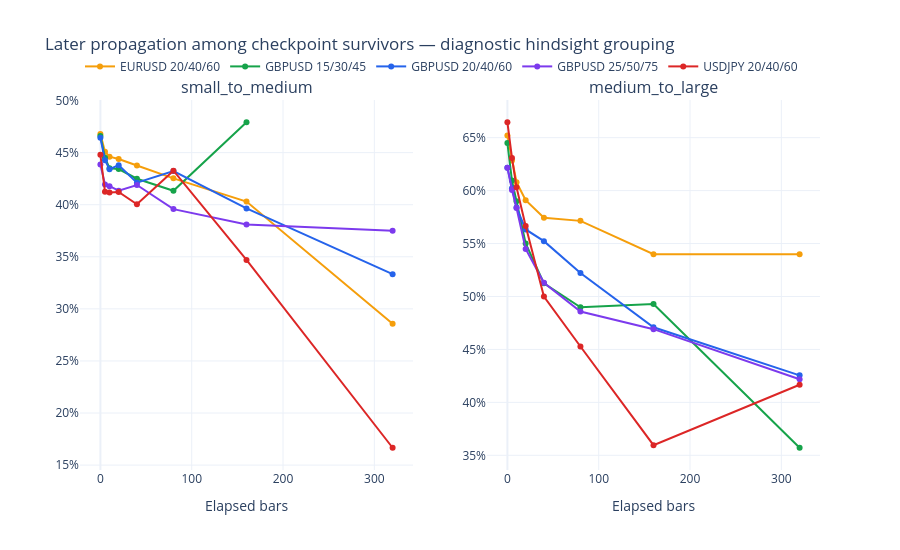

The notebook cell this image was saved under:
### Code cell
survival_figure = make_subplots(
    rows=1,
    cols=2,
    subplot_titles=[Stage.SMALL_TO_MEDIUM.value, Stage.MEDIUM_TO_LARGE.value],
)
case_colors = {
    CaseId.GBP_15_30_45.value: "#16a34a",
    CaseId.GBP_20_40_60.value: "#2563eb",
    CaseId.GBP_25_50_75.value: "#7c3aed",
    CaseId.EUR_20_40_60.value: "#f59e0b",
    CaseId.JPY_20_40_60.value: "#dc2626",
}
for column_number, stage in enumerate(Stage, start=1):
    stage_rows = survival_summary.loc[survival_summary["stage"].eq(stage.value)]
    for case, case_rows in stage_rows.groupby("case", sort=False):
        survival_figure.add_trace(go.Scatter(
            x=case_rows["elapsed_bars"],
            y=case_rows["later_propagation_rate"],
            mode="lines+markers",
            name=case,
            legendgroup=case,
            showlegend=column_number == 1,
            line={"color": case_colors[case], "width": 2},
            customdata=case_rows[["surviving_attempts", "survivor_share"]].to_numpy(),
            hovertemplate=(
                "case=%{fullData.name}<br>elapsed=%{x}<br>later propagation=%{y:.2%}<br>"
                "survivors=%{customdata[0]:,.0f}<br>survivor share=%{customdata[1]:.2%}<extra></extra>"
            ),
        ), row=1, col=column_number)
    survival_figure.update_yaxes(tickformat=".0%", row=1, col=column_number)
    survival_figure.update_xaxes(title_text="Elapsed bars", row=1, col=column_number)
survival_figure.update_layout(
    title="Later propagation among checkpoint survivors — diagnostic hindsight grouping",
    template="plotly_white",
    height=550,
    legend={"orientation": "h", "y": 1.13, "x": 0.0},
)
survival_figure.show()

### Figure 1 — Plotly figure (JSON) as saved in the notebook; plotly's stock layout.template omitted (floating-point values rounded to 4 significant figures)
{"data": [{"customdata": [[1118.0, 1.0], [1029.0, 0.9204], [910.0, 0.814], [730.0, 0.653], [521.0, 0.466], [308.0, 0.2755], [134.0, 0.1199], [7.0, 0.006261]], "hovertemplate": "case=%{fullData.name}<br>elapsed=%{x}<br>later propagation=%{y:.2%}<br>survivors=%{customdata[0]:,.0f}<br>survivor share=%{customdata[1]:.2%}<extra></extra>", "legendgroup": "EURUSD 20/40/60", "line": {"color": "#f59e0b", "width": 2}, "mode": "lines+markers", "name": "EURUSD 20/40/60", "showlegend": true, "x": [0, 5, 10, 20, 40, 80, 160, 320], "y": [0.4678, 0.4509, 0.4462, 0.4438, 0.4376, 0.4253, 0.403, 0.2857], "type": "scatter", "xaxis": "x", "yaxis": "y"}, {"customdata": [[2073.0, 1.0], [1804.0, 0.8702], [1439.0, 0.6942], [1011.0, 0.4877], [553.0, 0.2668], [225.0, 0.1085], [48.0, 0.02315]], "hovertemplate": "case=%{fullData.name}<br>elapsed=%{x}<br>later propagation=%{y:.2%}<br>survivors=%{customdata[0]:,.0f}<br>survivor share=%{customdata[1]:.2%}<extra></extra>", "legendgroup": "GBPUSD 15/30/45", "line": {"color": "#16a34a", "width": 2}, "mode": "lines+markers", "name": "GBPUSD 15/30/45", "showlegend": true, "x": [0, 5, 10, 20, 40, 80, 160], "y": [0.466, 0.4451, 0.435, 0.4342, 0.425, 0.4133, 0.4792], "type": "scatter", "xaxis": "x", "yaxis": "y"}, {"customdata": [[1230.0, 1.0], [1143.0, 0.9293], [1002.0, 0.8146], [822.0, 0.6683], [558.0, 0.4537], [303.0, 0.2463], [111.0, 0.09024], [3.0, 0.002439]], "hovertemplate": "case=%{fullData.name}<br>elapsed=%{x}<br>later propagation=%{y:.2%}<br>survivors=%{customdata[0]:,.0f}<br>survivor share=%{customdata[1]:.2%}<extra></extra>", "legendgroup": "GBPUSD 20/40/60", "line": {"color": "#2563eb", "width": 2}, "mode": "lines+markers", "name": "GBPUSD 20/40/60", "showlegend": true, "x": [0, 5, 10, 20, 40, 80, 160, 320], "y": [0.4642, 0.4427, 0.4341, 0.438, 0.4211, 0.4323, 0.3964, 0.3333], "type": "scatter", "xaxis": "x", "yaxis": "y"}, {"customdata": [[862.0, 1.0], [820.0, 0.9513], [766.0, 0.8886], [682.0, 0.7912], [518.0, 0.6009], [331.0, 0.384], [147.0, 0.1705], [16.0, 0.01856]], "hovertemplate": "case=%{fullData.name}<br>elapsed=%{x}<br>later propagation=%{y:.2%}<br>survivors=%{customdata[0]:,.0f}<br>survivor share=%{customdata[1]:.2%}<extra></extra>", "legendgroup": "GBPUSD 25/50/75", "line": {"color": "#7c3aed", "width": 2}, "mode": "lines+markers", "name": "GBPUSD 25/50/75", "showlegend": true, "x": [0, 5, 10, 20, 40, 80, 160, 320], "y": [0.4385, 0.4195, 0.4178, 0.4135, 0.4189, 0.3958, 0.381, 0.375], "type": "scatter", "xaxis": "x", "yaxis": "y"}, {"customdata": [[1777.0, 1.0], [1496.0, 0.8419], [1251.0, 0.704], [895.0, 0.5037], [527.0, 0.2966], [208.0, 0.1171], [49.0, 0.02757], [6.0, 0.003376]], "hovertemplate": "case=%{fullData.name}<br>elapsed=%{x}<br>later propagation=%{y:.2%}<br>survivors=%{customdata[0]:,.0f}<br>survivor share=%{customdata[1]:.2%}<extra></extra>", "legendgroup": "USDJPY 20/40/60", "line": {"color": "#dc2626", "width": 2}, "mode": "lines+markers", "name": "USDJPY 20/40/60", "showlegend": true, "x": [0, 5, 10, 20, 40, 80, 160, 320], "y": [0.4479, 0.4124, 0.4117, 0.4123, 0.4004, 0.4327, 0.3469, 0.1667], "type": "scatter", "xaxis": "x", "yaxis": "y"}, {"customdata": [[523.0, 1.0], [487.0, 0.9312], [459.0, 0.8776], [418.0, 0.7992], [343.0, 0.6558], [252.0, 0.4818], [163.0, 0.3117], [50.0, 0.0956]], "hovertemplate": "case=%{fullData.name}<br>elapsed=%{x}<br>later propagation=%{y:.2%}<br>survivors=%{customdata[0]:,.0f}<br>survivor share=%{customdata[1]:.2%}<extra></extra>", "legendgroup": "EURUSD 20/40/60", "line": {"color": "#f59e0b", "width": 2}, "mode": "lines+markers", "name": "EURUSD 20/40/60", "showlegend": false, "x": [0, 5, 10, 20, 40, 80, 160, 320], "y": [0.652, 0.6283, 0.6078, 0.5909, 0.5743, 0.5714, 0.5399, 0.54], "type": "scatter", "xaxis": "x2", "yaxis": "y2"}, {"customdata": [[966.0, 1.0], [868.0, 0.8986], [795.0, 0.823], [658.0, 0.6812], [484.0, 0.501], [296.0, 0.3064], [140.0, 0.1449], [14.0, 0.01449]], "hovertemplate": "case=%{fullData.name}<br>elapsed=%{x}<br>later propagation=%{y:.2%}<br>survivors=%{customdata[0]:,.0f}<br>survivor share=%{customdata[1]:.2%}<extra></extra>", "legendgroup": "GBPUSD 15/30/45", "line": {"color": "#16a34a", "width": 2}, "mode": "lines+markers", "name": "GBPUSD 15/30/45", "showlegend": false, "x": [0, 5, 10, 20, 40, 80, 160, 320], "y": [0.6449, 0.6094, 0.5899, 0.5502, 0.5124, 0.4899, 0.4929, 0.3571], "type": "scatter", "xaxis": "x2", "yaxis": "y2"}, {"customdata": [[571.0, 1.0], [538.0, 0.9422], [512.0, 0.8967], [458.0, 0.8021], [373.0, 0.6532], [270.0, 0.4729], [172.0, 0.3012], [47.0, 0.08231]], "hovertemplate": "case=%{fullData.name}<br>elapsed=%{x}<br>later propagation=%{y:.2%}<br>survivors=%{customdata[0]:,.0f}<br>survivor share=%{customdata[1]:.2%}<extra></extra>", "legendgroup": "GBPUSD 20/40/60", "line": {"color": "#2563eb", "width": 2}, "mode": "lines+markers", "name": "GBPUSD 20/40/60", "showlegend": false, "x": [0, 5, 10, 20, 40, 80, 160, 320], "y": [0.6217, 0.6022, 0.584, 0.5633, 0.5523, 0.5222, 0.4709, 0.4255], "type": "scatter", "xaxis": "x2", "yaxis": "y2"}, {"customdata": [[378.0, 1.0], [358.0, 0.9471], [341.0, 0.9021], [312.0, 0.8254], [269.0, 0.7116], [212.0, 0.5608], [162.0, 0.4286], [64.0, 0.1693]], "hovertemplate": "case=%{fullData.name}<br>elapsed=%{x}<br>later propagation=%{y:.2%}<br>survivors=%{customdata[0]:,.0f}<br>survivor share=%{customdata[1]:.2%}<extra></extra>", "legendgroup": "GBPUSD 25/50/75", "line": {"color": "#7c3aed", "width": 2}, "mode": "lines+markers", "name": "GBPUSD 25/50/75", "showlegend": false, "x": [0, 5, 10, 20, 40, 80, 160, 320], "y": [0.6217, 0.6006, 0.5836, 0.5449, 0.513, 0.4858, 0.4691, 0.4219], "type": "scatter", "xaxis": "x2", "yaxis": "y2"}, {"customdata": [[796.0, 1.0], [718.0, 0.902], [640.0, 0.804], [533.0, 0.6696], [408.0, 0.5126], [254.0, 0.3191], [89.0, 0.1118], [24.0, 0.03015]], "hovertemplate": "case=%{fullData.name}<br>elapsed=%{x}<br>later propagation=%{y:.2%}<br>survivors=%{customdata[0]:,.0f}<br>survivor share=%{customdata[1]:.2%}<extra></extra>", "legendgroup": "USDJPY 20/40/60", "line": {"color": "#dc2626", "width": 2}, "mode": "lines+markers", "name": "USDJPY 20/40/60", "showlegend": false, "x": [0, 5, 10, 20, 40, 80, 160, 320], "y": [0.6646, 0.6309, 0.6031, 0.5666, 0.5, 0.4528, 0.3596, 0.4167], "type": "scatter", "xaxis": "x2", "yaxis": "y2"}], "layout": {"xaxis": {"anchor": "y", "domain": [0.0, 0.45], "title": {"text": "Elapsed bars"}}, "yaxis": {"anchor": "x", "domain": [0.0, 1.0], "tickformat": ".0%"}, "xaxis2": {"anchor": "y2", "domain": [0.55, 1.0], "title": {"text": "Elapsed bars"}}, "yaxis2": {"anchor": "x2", "domain": [0.0, 1.0], "tickformat": ".0%"}, "annotations": [{"font": {"size": 16}, "showarrow": false, "text": "small_to_medium", "x": 0.225, "xanchor": "center", "xref": "paper", "y": 1.0, "yanchor": "bottom", "yref": "paper"}, {"font": {"size": 16}, "showarrow": false, "text": "medium_to_large", "x": 0.775, "xanchor": "center", "xref": "paper", "y": 1.0, "yanchor": "bottom", "yref": "paper"}], "legend": {"orientation": "h", "y": 1.13, "x": 0.0}, "title": {"text": "Later propagation among checkpoint survivors — diagnostic hindsight grouping"}, "height": 550}}
